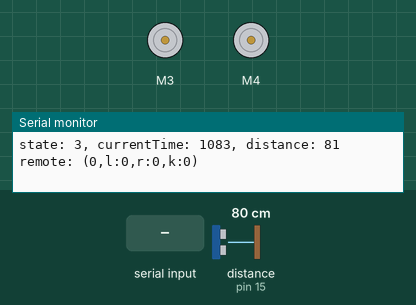
This sketch was run on a simulated Arduino Uno, built with avr-gcc and run on an emulated ATmega328P. On the bench: 2 × DC motor (green arrow = forward, orange = backward, longer = faster), the last lines printed to the serial monitor. The inputs (shaded band) are chosen by the test bench; at power-on: distance to the obstacle (sensor on pin 15) 80 cm. The echo pulse lasts 58.3 µs per cm; random numbers use the default seed unless the sketch sets one.

Above: at 1.2 s.
1.3 s: "8" received over the second serial link
At 2.5 s:
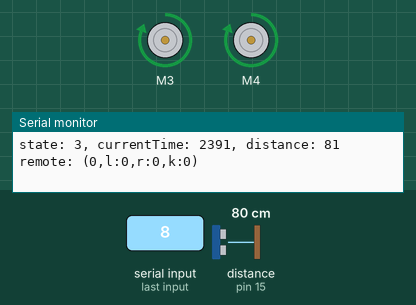
2.9 s: "2" received over the second serial link
At 4.2 s:
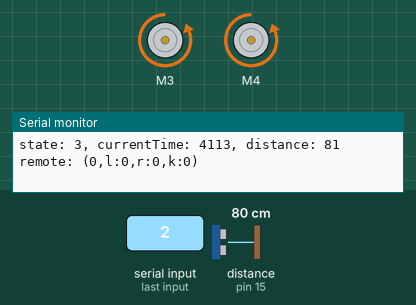
4.5 s: "4" received over the second serial link
At 5.0 s:
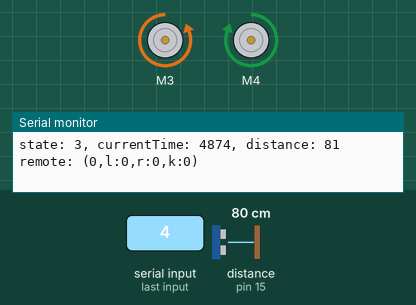
6.1 s: "6" received over the second serial link
At 6.8 s:
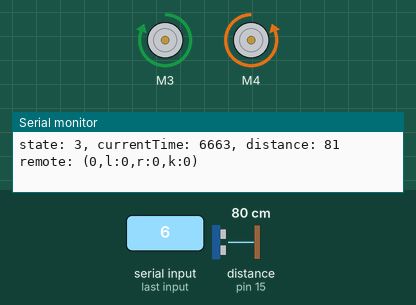
Timing chart, 0 to 9.1 s (numbered marks = the images above; inputs shaded):
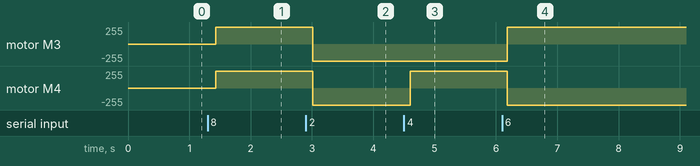

The sketch:

Angelo.ino
```cpp
// (licence header left out)
/**
 * @file michelino.ino
 * @brief Arduino robot vehicle firmware.
 * @author Miguel Grinberg
 * @modified by Okeke Buchi
 */

#define LOGGING

// Device drivers
// Enable one driver in each category

// Motor controller:
#define ENABLE_ADAFRUIT_MOTOR_DRIVER

// Distance sensor
#define ENABLE_NEWPING_DISTANCE_SENSOR_DRIVER

// Remote control:
#define ENABLE_BLUESTICK_REMOTE_CONTROL_DRIVER
//#define ENABLE_ROCKETBOT_REMOTE_CONTROL_DRIVER

// constants
#define TOO_CLOSE 10                    /**< distance to obstacle in centimeters */
#define MAX_DISTANCE (TOO_CLOSE * 20)   /**< maximum distance to track with sensor */
#define RANDOM_ANALOG_PIN 5             /**< unused analog pin to use as random seed */
#define BT_RX_PIN 16                    /**< RX pin for Bluetooth communcation */
#define BT_TX_PIN 17                    /**< TX pin for Bluetooth communcation */

#include <SoftwareSerial.h>
SoftwareSerial BTSerial(BT_RX_PIN, BT_TX_PIN);

#ifdef ENABLE_ADAFRUIT_MOTOR_DRIVER
#include <AFMotor.h>
#include "adafruit_motor_driver.h"
#define LEFT_MOTOR_INIT 3
#define RIGHT_MOTOR_INIT 4
#endif

#ifdef ENABLE_NEWPING_DISTANCE_SENSOR_DRIVER
#include <NewPing.h>
#include "newping_distance_sensor.h"
#define DISTANCE_SENSOR_INIT 14,15,MAX_DISTANCE
#endif

#ifdef ENABLE_BLUESTICK_REMOTE_CONTROL_DRIVER
#include "bluestick_remote_control.h"
#define REMOTE_CONTROL_INIT
#endif

#ifdef ENABLE_ROCKETBOT_REMOTE_CONTROL_DRIVER
#include "rocketbot_remote_control.h"
#define REMOTE_CONTROL_INIT 10,50
#endif

#include "logging.h"
#include "moving_average.h"

namespace Angelo
{
    class Robot
    {
    public:
        /*
         * @brief Class constructor.
         */
        Robot()
            : leftMotor(LEFT_MOTOR_INIT), rightMotor(RIGHT_MOTOR_INIT),
              distanceSensor(DISTANCE_SENSOR_INIT),
              distanceAverage(TOO_CLOSE * 10),
              remoteControl(REMOTE_CONTROL_INIT)
        {
            initialize();
        }

        /*
         * @brief Initialize the robot state.
         */
        void initialize()
        {
            randomSeed(analogRead(RANDOM_ANALOG_PIN));
            remote();
        }

        /*
         * @brief Update the state of the robot based on input from sensor and remote control.
         *  Must be called repeatedly while the robot is in operation.
         */
        void run()
        {
            unsigned long currentTime = millis();
            int distance = distanceAverage.add(distanceSensor.getDistance());
            RemoteControlDriver::command_t remoteCmd;
            bool haveRemoteCmd = remoteControl.getRemoteCommand(remoteCmd);
            log("state: %d, currentTime: %lu, distance: %u remote: (%d,l:%d,r:%d,k:%d)\n",
                state, currentTime, distance,
                haveRemoteCmd, remoteCmd.left, remoteCmd.right, remoteCmd.key);

            if (remoteControlled()) {
                if (haveRemoteCmd) {
                    switch (remoteCmd.key) {
                    case RemoteControlDriver::command_t::keyF1:
                        // start "roomba" mode
                        move();
                        break;
                    case RemoteControlDriver::command_t::keyNone:
                        // this is a directional command
                        leftMotor.setSpeed(remoteCmd.left);
                        rightMotor.setSpeed(remoteCmd.right);
                        break;
                    default:
                        break;
                    }
                }
            }
            else {
                // "roomba" mode
                if (haveRemoteCmd && remoteCmd.key == RemoteControlDriver::command_t::keyF1) {
                    // switch back to remote mode
                    remote();
                }
                else {
                    if (moving()) {
                        if (obstacleAhead(distance))
                            turn(currentTime);
                    }
                    else if (turning()) {
                        if (doneTurning(currentTime, distance))
                            move();
                    }
                }
            }
        }

    protected:
        void remote()
        {
            leftMotor.setSpeed(0);
            rightMotor.setSpeed(0);
            state = stateRemote;
        }

        void move()
        {
            leftMotor.setSpeed(255);
            rightMotor.setSpeed(255);
            state = stateMoving;
        }

        void stop()
        {
            leftMotor.setSpeed(0);
            rightMotor.setSpeed(0);
            state = stateStopped;
        }

        bool obstacleAhead(unsigned int distance)
        {
            return (distance <= TOO_CLOSE);
        }

        bool turn(unsigned long currentTime)
        {
            if (random(2) == 0) {
                leftMotor.setSpeed(-255);
                rightMotor.setSpeed(255);
            }
            else {
                leftMotor.setSpeed(255);
                rightMotor.setSpeed(-255);
            }
            state = stateTurning;
            endStateTime = currentTime + random(500, 1000);
        }

        bool doneTurning(unsigned long currentTime, unsigned int distance)
        {
            if (currentTime >= endStateTime)
                return (distance > TOO_CLOSE);
            return false;
        }

        bool moving() { return (state == stateMoving); }
        bool turning() { return (state == stateTurning); }
        bool stopped() { return (state == stateStopped); }
        bool remoteControlled() { return (state == stateRemote); }

    private:
        Motor leftMotor;
        Motor rightMotor;
        DistanceSensor distanceSensor;
        MovingAverage<unsigned int, 3> distanceAverage;
        RemoteControl remoteControl;
        enum state_t { stateStopped, stateMoving, stateTurning, stateRemote };
        state_t state;
        unsigned long endStateTime;
    };
};

Angelo::Robot robot;

void setup()
{
    Serial.begin(9600);
    BTSerial.begin(9600);
}

void loop()
{
    robot.run();
}
```

bluestick_remote_control.h
```cpp
/**
 * @file bluestick_remote_control.h
 * @brief remote control driver for the BlueStick Android remote control app.
 * @author Miguel Grinberg
 * Modified by Okeke Buchi
 */

#include "remote_control.h"

namespace Angelo
{
    class RemoteControl : public RemoteControlDriver
    {
    public:
        /**
          * @brief Class constructor.
          */
        RemoteControl() : RemoteControlDriver(), lastKey(command_t::keyNone) {}

        virtual bool getRemoteCommand(command_t& cmd)
        {
            cmd.stop();
            cmd.key = command_t::keyNone;

            if (BTSerial.available() <= 0)
                return false; // no commands available
            char ch = BTSerial.read();
            switch (ch) {
                case '8': // up
                    cmd.goForward();
                    break;
                case '2': // down
                    cmd.goBack();
                    break;
                case '4': // left
                    cmd.turnLeft();
                    break;
                case '6': // right
                    cmd.turnRight();
                    break;
                case 'A': // function key #1
                case 'C':
                    cmd.key = command_t::keyF1;
                    break;
                case 'B': // function key #2
                case 'D':
                    cmd.key = command_t::keyF2;
                    break;
                case 'E': // function key #3
                    cmd.key = command_t::keyF3;
                    break;
                case 'F': // function key #4
                    cmd.key = command_t::keyF4;
                    break;
                default:
                    break;
            }
            if (cmd.key != command_t::keyNone && cmd.key == lastKey) {
                // repeated key, ignore it
                return false;
            }
            lastKey = cmd.key;
            return true;
        }

    private:
        command_t::key_t lastKey;
    };
};
```

distance_sensor.h
```cpp
/**
 * @file distance_sensor.h
 * @brief distance sensor driver definition for the Angelo robot.
 * @author Miguel Grinberg
 * Modified by Buchi Okeke
 */

namespace Angelo
{
    class DistanceSensorDriver
    {
    public:
        /**
          * @brief Class constructor.
          * @param distance The maximum distance in centimeters that needs to be tracked.
          */
        DistanceSensorDriver(unsigned int distance) : maxDistance(distance) {}

        /**
         * @brief Return the distance to the nearest obstacle in centimeters.
         * @return the distance to the closest object in centimeters
         *   or maxDistance if no object was detected
         */
        virtual unsigned int getDistance() = 0;

    protected:
        unsigned int maxDistance;
    };
};
```

logging.h
```cpp
#ifdef LOGGING

// logging is enabled
#include <stdarg.h>

void log(char* format, ...)
{
    char line[1024];
    va_list args;
    va_start(args, format);
    vsnprintf(line, sizeof(line), format, args);
    va_end(args);
    Serial.print(line);
}

#else

// logging is disabled
#define log(...)

#endif
```

moving_average.h
```cpp
/**
 * @file moving_average.h
 * @brief Helper class that maintains a moving average over a set of samples.
 * @author Miguel Grinberg
 * Modified by Buchi Okeke
 */

template <typename V, int N> class MovingAverage
{
public:
    /*
     * @brief Class constructor.
     * @param n the size of the moving average window.
     * @param def the default value to initialize the average.
     */
    MovingAverage(V def = 0) : sum(0), p(0)
    {
        for (int i = 0; i < N; i++) {
            samples[i] = def;
            sum += samples[i];
        }
    }

    /*
     * @brief Add a new sample.
     * @param new_sample the new sample to add to the moving average.
     * @return the updated average.
     */
    V add(V new_sample)
    {
        sum = sum - samples[p] + new_sample;
        samples[p++] = new_sample;
        if (p >= N)
            p = 0;
        return sum / N;
    }

private:
    V samples[N];
    V sum;
    V p;
};
```

newping_distance_sensor.h
```cpp
/**
 * @file newping_distance_sensor.h
 * @brief distance sensor driver for distance sensors supported by the NewPing library.
 * @author Miguel Grinberg
 * Modified by Buchi Okeke
 */

#include "distance_sensor.h"

namespace Angelo
{
    class DistanceSensor : public DistanceSensorDriver
    {
    public:
        DistanceSensor(int triggerPin, int echoPin, int maxDistance)
            : DistanceSensorDriver(maxDistance),
              sensor(triggerPin, echoPin, maxDistance)
        {
        }

        virtual unsigned int getDistance()
        {
            int distance = sensor.ping_cm();
            if (distance <= 0)
                return maxDistance;
            return distance;
        }
    private:
        NewPing sensor;
    };
};
```

remote_control.h
```cpp
/**
 * @file remote_control.h
 * @brief remote control driver definition for the Michelino robot.
 * @author Miguel Grinberg
 *Modified by Okeke Buchi
 */

namespace Angelo
{
    class RemoteControlDriver
    {
    public:
        /**
          * @brief abstract representation of a remote command.
          */
        struct command_t {
            enum key_t { keyNone, keyF1, keyF2, keyF3, keyF4 };
            int left;   /**< left side speed, between -255 and 255. */
            int right;  /**< right side speed, between -255 and 255. */
            key_t key;  /**< function key. */

            command_t() : left(0), right(0), key(keyNone) {}
            void goForward()
            {
                left = right = 255;
            }
            void goBack()
            {
                left = right = -255;
            }
            void turnLeft()
            {
                left = -255;
                right = 255;
            }
            void turnRight()
            {
                left = 255;
                right = -255;
            }
            void stop()
            {
                left = right = 0;
            }
            void leftAndRightSliders(int l, int r)
            {
                left = l;
                right = r;
            }
            void forwardBackAndLeftRightSliders(int fb, int lr)
            {
                left = fb - lr;
                right = fb + lr;
                if (left < -255)
                    left = -255;
                else if (left > 255)
                    left = 255;
                if (right < -255)
                    right = -255;
                else if (right > 255)
                    right = 255;
            }
            void joystick(int x, int y)
            {
                forwardBackAndLeftRightSliders(y, x);
            }
        };

        /**
          * @brief Class constructor.
          */
        RemoteControlDriver() {}

        /**
         * @brief Return the next remote command, if available.
         * @param cmd a reference to a command_t struct where the command
         *   information will be stored.
         * @return true if a remote command is available, false if not.
         */
        virtual bool getRemoteCommand(command_t& cmd) = 0;
    };
};
```

adafruit_motor_driver.h
```cpp
/**
 * @file adafruit_motor_driver.h
 * @brief Motor device driver for the Adafruit motor shield.
 * @author Miguel Grinberg
 * Modified by Buchi Okeke
 */

#include "motor_driver.h"

namespace Angelo
{
    class Motor : public MotorDriver
    {
    public:
        /*
         * @brief Class constructor.
         * @param number the DC motor number to control, from 1 to 4.
         */
        Motor(int number)
            : MotorDriver(), motor(number), currentSpeed(0)
        {
        }

        void setSpeed(int speed)
        {
            currentSpeed = speed;
            if (speed >= 0) {
                motor.setSpeed(speed);
                motor.run(FORWARD);
            }
            else {
                motor.setSpeed(-speed);
                motor.run(BACKWARD);
            }
        }

        int getSpeed() const
        {
            return currentSpeed;
        }

    private:
        AF_DCMotor motor;
        int currentSpeed;
    };
};
```

motor_driver.h
```cpp
/**
 * @file motor_driver.h
 * @brief Motor device driver definition for the Angelo robot.
 * @author Miguel Grinberg
 * @Modified by Buchi Okeke
 */

namespace Angelo
{
    class MotorDriver
    {
    public:
        /**
         * @brief Change the speed of the motor.
         * @param speed The new speed of the motor.
         *  Valid values are between -255 and 255.
         *  Use positive values to run the motor forward,
         *  negative values to run it backward and zero to stop the motor.
         */
        virtual void setSpeed(int speed) = 0;

        /**
         * @brief Return the current speed of the motor.
         * @return The current speed of the motor with range -255 to 255.
         */
        virtual int getSpeed() const = 0;
    };
};
```

Measured:
- after the input at 1.3 s, motor M3, motor M4: stopped → forward 255/255 after 0.13 s
- after the input at 2.9 s, motor M3, motor M4: forward 255/255 → backward 255/255 after 0.12 s
- after the input at 4.5 s, motor M4: backward 255/255 → forward 255/255 after 0.10 s
- after the input at 6.1 s, motor M3: backward 255/255 → forward 255/255 after 0.08 s; motor M4: forward 255/255 → backward 255/255 after 0.08 s
